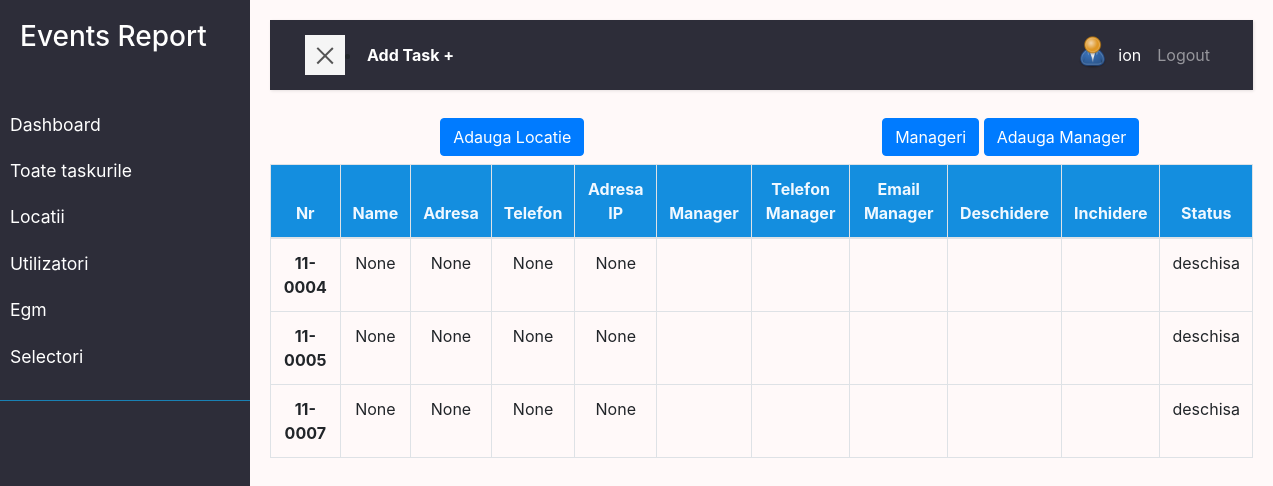
The page /location/ (signed in) on the database its author committed.
### user/models.py (models this page shows, shortened)
class Profile(models.Model):
    user = models.OneToOneField(
        User, on_delete=models.DO_NOTHING, null=True, blank=True)
    nume = models.CharField(max_length=200, blank=True, null=True)
    prenume = models.CharField(max_length=200, blank=True, null=True)
    email = models.EmailField(max_length=500, blank=True, null=True)
    email_serviciu = models.EmailField(max_length=500,unique=True, blank=True, null=True)
    username = models.CharField(max_length=200, blank=True, null=True)
    location = models.CharField(max_length=200, blank=True, null=True)
    functie = models.CharField(max_length=200, blank=True, null=True, default='Tehnician Electronica')
    profile_image = models.ImageField(null=True, blank=True, upload_to='profiles/', default='profiles/user-default.png')
    url_facebook = models.CharField(max_length=200, blank=True, null=True)
    phone = models.CharField(max_length=200, blank=True, null=True)
    phone_serviciu = models.CharField(max_length=200, blank=True, null=True)
    created = models.DateTimeField(auto_now_add=True)
    id = models.UUIDField(default=uuid.uuid4, unique=True,
                        primary_key=True, editable=False)
    class Meta:
        ordering = ['created']
    @property
    def imageURL(self):
        try:
            url = self.profile_image.url
        except:
            url = ''
        return url

### location/models.py (models this page shows, shortened)
class Location(models.Model):
    STAT = (
        ('deschisa', 'Deschisa'),
        ('inchisa', 'Inchisa'),
        ('in_progres', 'In progres'),
    )
    numar = models.CharField(max_length=200)
    name = models.CharField(max_length=200, null=True, blank=True)
    address = models.CharField(max_length=200, null=True, blank=True)
    status = models.CharField(max_length=200, choices=STAT)
    telefon = models.CharField(max_length=200, null=True, blank=True)
    adresa_ip = models.CharField(max_length=200, null=True, blank=True)
    manager = models.ForeignKey(
        'Manager', null=True, blank=True, on_delete=models.SET_NULL)
    data_deschidere = models.DateField(null=True, blank=True)
    data_inchidere = models.DateField(null=True, blank=True)
    created = models.DateTimeField(auto_now_add=True, null=True, blank=True)

### location/views.py (the view)
# urls.py: path('', views.locations, name='locations'),
@login_required(login_url='login')
def locations(request):
    locations = Location.objects.all()
    context = {'locations':locations}
    return render(request, 'location/locations.html', context)

### location/templates/location/locations.html
{% extends 'main.html' %}
{% block content %}
<div class="row text-center p-2">
  <div class="col"><a class="btn btn-primary" href="{% url 'location-form' %}">Adauga Locatie</a></div>
  <div class="col">
    <a class="btn btn-primary" href="{% url 'managers' %}">Manageri</a>
    <a class="btn btn-primary" href="{% url 'manager-form' %}">Adauga Manager</a>
  </div>
</div>
<div class=" text-center  tableFixHead">
<table class="table table-bordered table-hover"  id="tabel">
  <thead>
    <tr>
      <th scope="col">Nr</th>
      <th scope="col">Name</th>
      <th scope="col">Adresa</th>
      <th scope="col">Telefon</th>
      <th scope="col">Adresa IP</th>
      <th scope="col">Manager</th>
      <th scope="col">Telefon Manager</th>
      <th scope="col">Email Manager</th>
      <th scope="col">Deschidere</th>
      <th scope="col">Inchidere</th>
      <th scope="col">Status</th>
    </tr>
  </thead>
  <tbody>
    {% for location in locations %}
    <tr>
      <th scope="row"><a href="{% url 'location-edith' location.id %}">{{location.numar}}</a></th>
      <td>{{location.name}}</td>
      <td>{{location.address}}</td>
      <td>{{location.telefon}}</td>
      <td>{{location.adresa_ip}}</td>
      <td>{{location.manager.nume}}</td>
      <td>{{location.manager.telefon}}</td>
      <td>{{location.manager.email}}</td>
      <td>{{location.data_deschidere|date:"d.m.y"}}</td>
      <td>{{location.data_inchidere|date:"d.m.y"}}</td>
      <td>{{location.status}}</td>
    </tr>
    {% endfor %}
  </tbody>
</table>
</div>
  {% endblock %}

### templates/navbar.html (shortened to what this page needs)
    <div class="wrapper">
        <nav id="sidebar" >
            <div class="sidebar-header">
                <h3>Events Report</h3>
            </div>
            <ul class="list-unstyled components">
                <li >
                   <a href="{% url 'dashboard' %}">Dashboard</a>
                   <a href="{% url 'tasks'%}">Toate taskurile</a>
                   <a href="{% url 'locations' %}">Locatii</a>
                   <a href="{% url 'profiles' %}">Utilizatori</a>
                   <a href="{% url 'egm' %}">Egm</a>
                   <a href="{% url 'selectori' %}">Selectori</a>
                </li>
            </ul>
        </nav>
        <div id="content">
            <nav class="navbar navbar-expand-lg navbar-dark bg-nn">
                <div class="container-fluid">
                    <button type="button" id="sidebarCollapse" class="navbar-btn btn-blue ">
                        <span></span>
                    </button> <li class="nav-item active "><a  class="text-white fw-bold" href="{% url 'task-form' %}?next=/">Add Task +</a></li>
                    <div class="collapse navbar-collapse  " id="navbarSupportedContent">
                        <ul class="nav navbar-nav  ml-auto">
                            {% if request.user.is_authenticated %}
                            <li class="nav-item active"><a class="" href="{% url 'account' %}"><img src="{{request.user.profile.imageURL}}"
                                alt="avatar"class="rounded-circle img-fluid" style="width: 35px;"></a></li>
                            <li class="nav-item active"><a class="nav-link" href="{% url 'account' %}">{{request.user.profile.username}}</a></li>
                            <li class="nav-item"><a class="nav-link" href="{% url 'logout' %}">Logout</a></li>
                            {% else %}
                            <li class="nav-item"><a class="nav-link" href="{% url 'login' %}">Login/Sign Up</a></li>
                            {% endif %}
                        </ul>
                    </div>
                </div>
            </nav>
</body>
</html>

### static/styles/app.css (style rules this page uses)
:root { --color-sub: #2d2d39; --color-sub1: #12528f; }
.tableFixHead thead th { position: sticky; top: 0; z-index: 1; background-color: rgb(20, 142, 223); color:aliceblue; }

### static/styles/main.css (style rules this page uses)
:root { --color-sub: #2d2d39; --color-sub1: #275179; }
body { background: #fff9f9; }
a, a:hover, a:focus { color: inherit; text-decoration: none; transition: all 0.3s; }
.navbar { padding: 15px 20px; background: var(--color-sub); border: none; border-radius: 0; margin-bottom: 20px; box-shadow: 1px 1px 3px rgba(0, 0, 0, 0.1); }
.navbar-btn { box-shadow: none; outline: none !important; border: none; }
.wrapper { display: flex; width: 100%; align-items: stretch; perspective: 1500px; }
#sidebar { min-width: 250px; max-width: 250px; background: var(--color-sub); color: #fff; transition: all 0.6s cubic-bezier(0.945, 0.020, 0.270, 0.665); transform-origin: bottom left; }
#sidebar .sidebar-header { padding: 20px; background:var(--color-sub); }
#sidebar ul.components { padding: 20px 0; border-bottom: 1px solid #1981b4; }
#sidebar ul li a { padding: 10px; font-size: 1.1em; display: block; }
#content { width: 100%; padding: 20px; min-height: 100vh; transition: all 0.3s; }
#sidebarCollapse { width: 40px; height: 40px; background: #f5f5f5; cursor: pointer; }
#sidebarCollapse span { width: 80%; height: 2px; margin: 0 auto; display: block; background: #555; transition: all 0.8s cubic-bezier(0.810, -0.330, 0.345, 1.375); transition-delay: 0.2s; }
#sidebarCollapse span:last-of-type { transform: rotate(-45deg) translate(1px, -1px); }

### rows shown on the page
Location: numar "11-0004", name "None", address "None", telefon "None", adresa_ip "None", status "deschisa"
Location: numar "11-0005", name "None", address "None", telefon "None", adresa_ip "None", status "deschisa"
Location: numar "11-0007", name "None", address "None", telefon "None", adresa_ip "None", status "deschisa"

### other values the page prints
{{ request.user.profile.username }} "ion"
